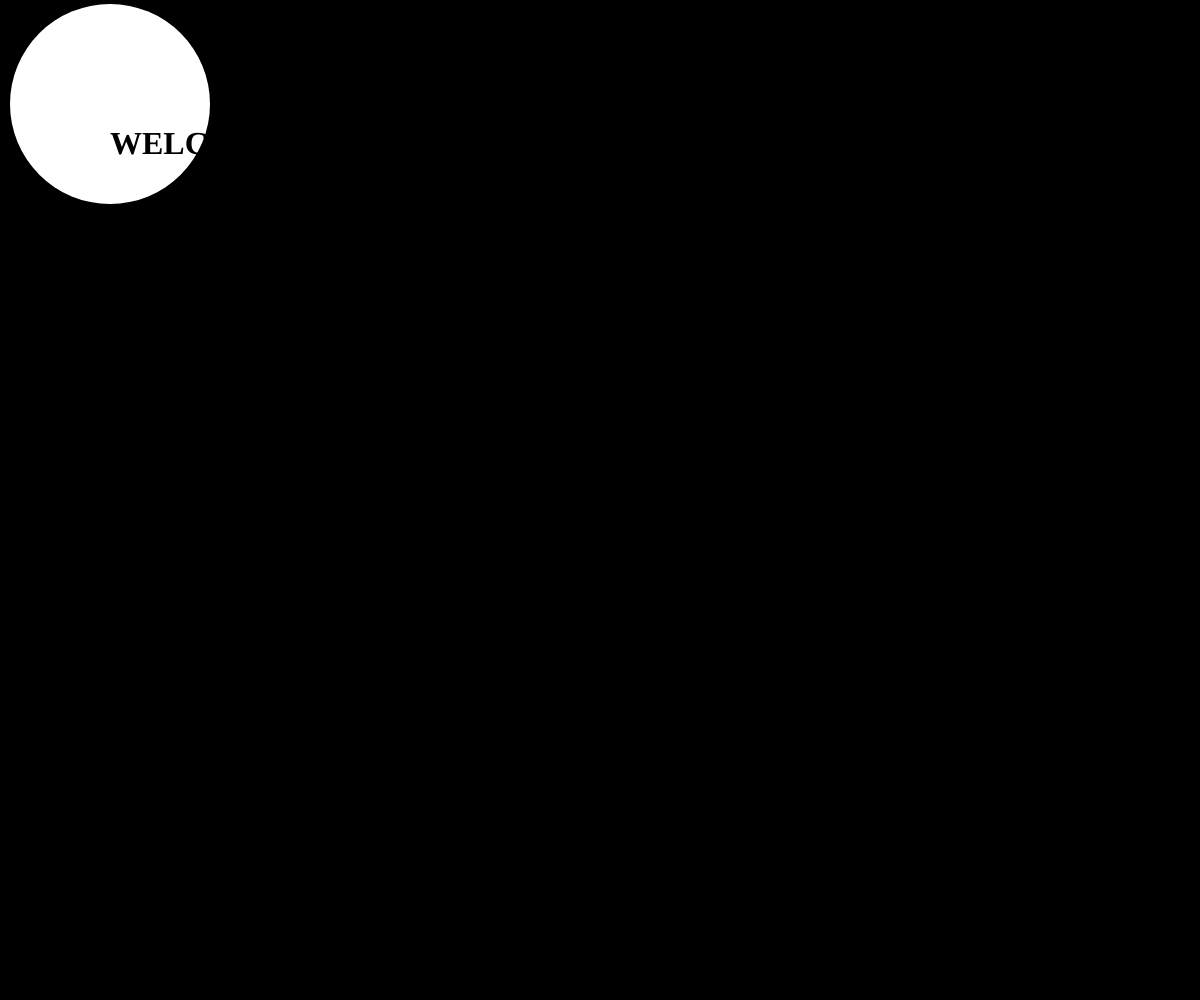
Frame 1 (no input)
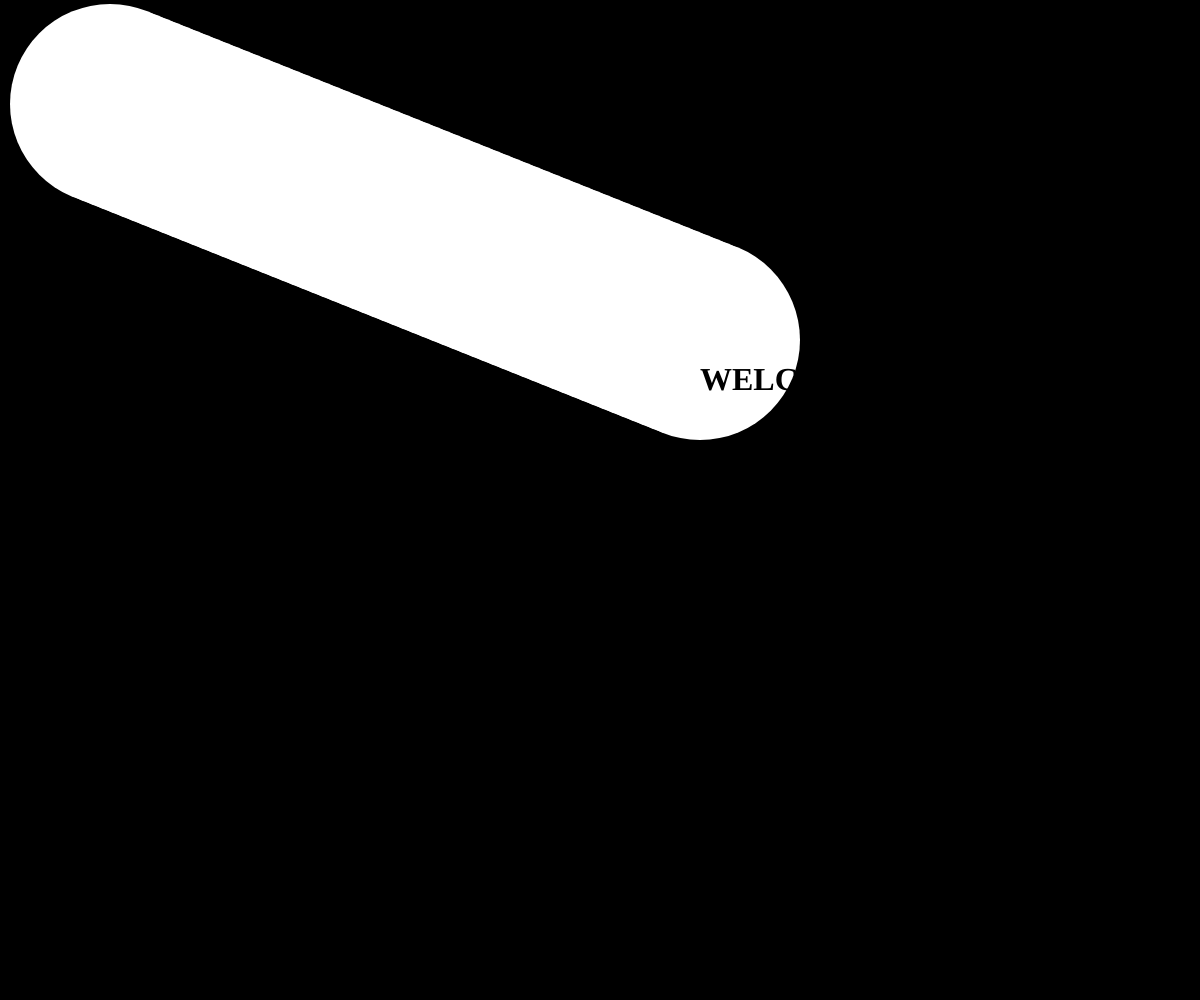
Frame 60 (no input)
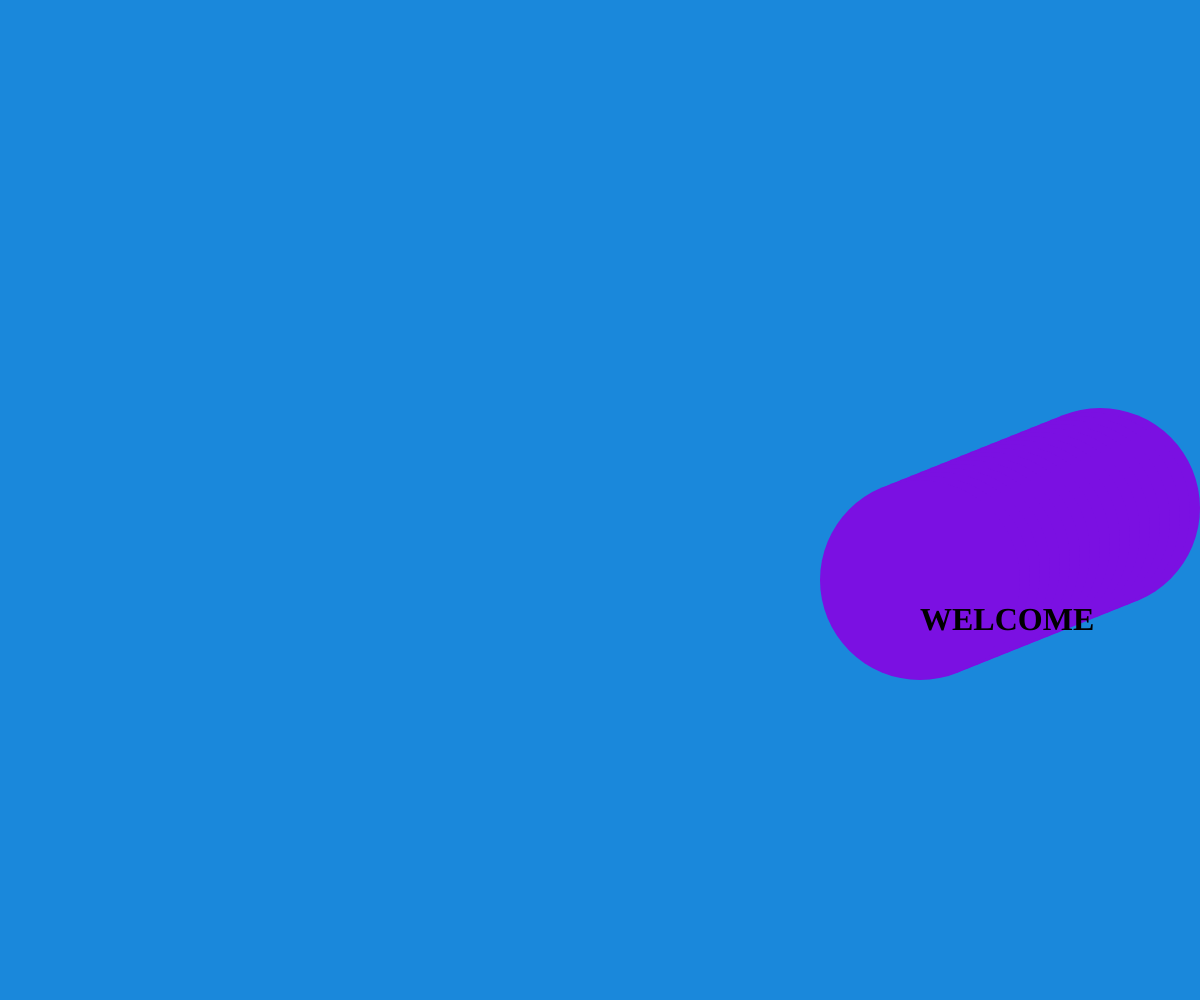
Frame 120 (the mouse pressed at the canvas centre since frame 60)

The p5.js sketch that drew these frames (run headless with seeded random() and noise() and a simulated clock; from frame 60 on, the mouse is pressed at the canvas centre):

// p5.js sketch
// ── sketch.js
let x = 100;
let y = 100; 
let r = 100;

let xSpeed = 10;
let ySpeed = 4;

let d;

let c1;
let c2;

var canvas;
var h1;

function windowResized(){
  resizeCanvas(windowWidth, windowHeight);

}

function setup() {
  
 canvas = createCanvas(windowWidth, windowHeight);
 h1 = createElement('h1', 'WELCOME');
  h1.position( 200, 200);
  background(0);
}

function draw() {
  
  c1 = color(random(255), random(255), random(255));
  c2 = color(random(255), random(255), random(255));
  

  x += xSpeed;
  y += ySpeed;
  
  
  
  noStroke();
  ellipse(x, y, r*2);
  h1.position(x, y);

  
  if (x > width - r || x < r){
   xSpeed = -xSpeed;
  background(c1);

  } else if (y > height - r || y < r){
    ySpeed = -ySpeed;
    background(c1);

  }
  

  
 
  
}

function mousePressed(){
   d = dist(x, y, mouseX, mouseY);
  
  if ( d < r*2){
    fill(random(255), random(255), random(255));
  }
  

}
